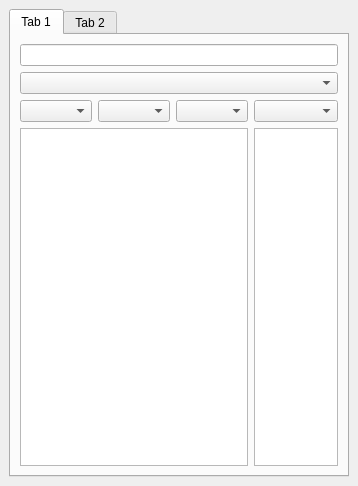
<?xml version="1.0" encoding="UTF-8"?>
<ui version="4.0">
 <class>LeftPanel</class>
 <widget class="QDockWidget" name="LeftPanel">
  <property name="geometry">
   <rect>
    <x>0</x>
    <y>0</y>
    <width>358</width>
    <height>486</height>
   </rect>
  </property>
  <property name="windowTitle">
   <string>Left panel</string>
  </property>
  <widget class="QWidget" name="dockWidgetContents">
   <layout class="QGridLayout" name="gridLayout">
    <item row="0" column="0">
     <widget class="QTabWidget" name="tabWidget">
      <property name="currentIndex">
       <number>0</number>
      </property>
      <widget class="QWidget" name="tab">
       <attribute name="title">
        <string>Tab 1</string>
       </attribute>
       <layout class="QGridLayout" name="gridLayout_2">
        <item row="1" column="0" colspan="4">
         <widget class="QComboBox" name="comBModules"/>
        </item>
        <item row="2" column="0">
         <widget class="QComboBox" name="comB"/>
        </item>
        <item row="2" column="1">
         <widget class="QComboBox" name="comB_2"/>
        </item>
        <item row="2" column="2">
         <widget class="QComboBox" name="comB_4"/>
        </item>
        <item row="2" column="3">
         <widget class="QComboBox" name="comB_3"/>
        </item>
        <item row="3" column="0" colspan="3">
         <widget class="QTableView" name="tableBook">
          <property name="editTriggers">
           <set>QAbstractItemView::NoEditTriggers</set>
          </property>
          <property name="showGrid">
           <bool>false</bool>
          </property>
          <property name="gridStyle">
           <enum>Qt::DashDotDotLine</enum>
          </property>
          <property name="wordWrap">
           <bool>false</bool>
          </property>
          <property name="cornerButtonEnabled">
           <bool>false</bool>
          </property>
          <attribute name="horizontalHeaderVisible">
           <bool>false</bool>
          </attribute>
         </widget>
        </item>
        <item row="3" column="3">
         <widget class="QTableView" name="tableChapter">
          <property name="editTriggers">
           <set>QAbstractItemView::NoEditTriggers</set>
          </property>
          <property name="showGrid">
           <bool>false</bool>
          </property>
          <property name="gridStyle">
           <enum>Qt::DashDotDotLine</enum>
          </property>
          <property name="wordWrap">
           <bool>false</bool>
          </property>
          <property name="cornerButtonEnabled">
           <bool>false</bool>
          </property>
          <attribute name="horizontalHeaderVisible">
           <bool>false</bool>
          </attribute>
          <attribute name="verticalHeaderVisible">
           <bool>false</bool>
          </attribute>
         </widget>
        </item>
        <item row="0" column="0" colspan="4">
         <widget class="QLineEdit" name="LE"/>
        </item>
       </layout>
      </widget>
      <widget class="QWidget" name="tab_2">
       <attribute name="title">
        <string>Tab 2</string>
       </attribute>
       <layout class="QGridLayout" name="gridLayout_3">
        <item row="0" column="0">
         <layout class="QVBoxLayout" name="verticalLayout"/>
        </item>
       </layout>
      </widget>
     </widget>
    </item>
   </layout>
  </widget>
 </widget>
 <resources/>
 <connections/>
</ui>
